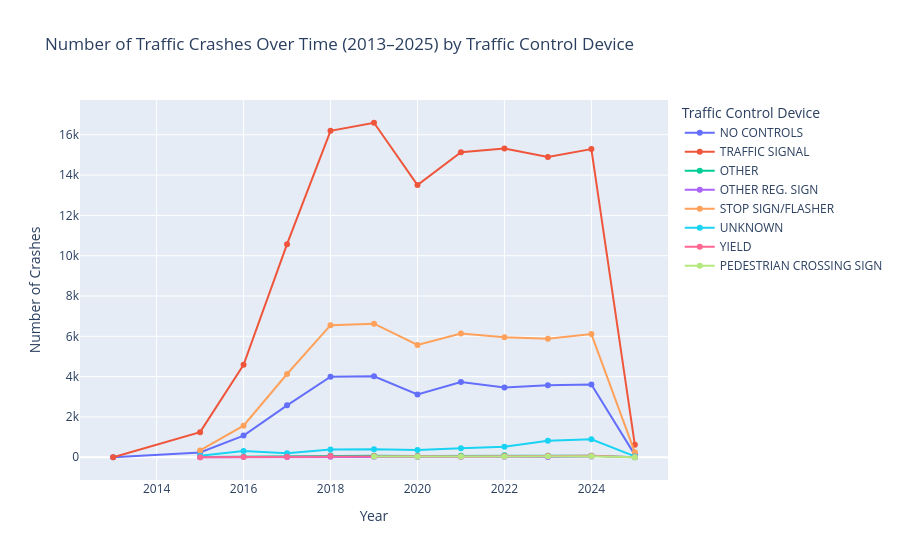

Notebook cell for this chart:
### Code cell
fig = px.line(yearly_device_top,
              x='year',
              y='crash_count',
              color='traffic_control_device',
              markers=True,  # Adds points for each year
              title='Number of Traffic Crashes Over Time (2013–2025) by Traffic Control Device',
              labels={'crash_count': 'Number of Crashes', 'year': 'Year'})

fig.update_layout(
    xaxis_title='Year',
    yaxis_title='Number of Crashes',
    legend_title='Traffic Control Device',
    hovermode='x unified'  # Shows all lines' values on hover
)

fig.show()

### Figure 1 — Plotly figure (JSON) as saved in the notebook; plotly's stock layout.template omitted (floating-point values rounded to 4 significant figures)
{"data": [{"hovertemplate": "traffic_control_device=NO CONTROLS<br>Year=%{x}<br>Number of Crashes=%{y}<extra></extra>", "legendgroup": "NO CONTROLS", "line": {"color": "#636efa", "dash": "solid"}, "marker": {"symbol": "circle"}, "mode": "lines+markers", "name": "NO CONTROLS", "orientation": "v", "showlegend": true, "type": "scatter", "x": [2013, 2015, 2016, 2017, 2018, 2019, 2020, 2021, 2022, 2023, 2024, 2025], "xaxis": "x", "y": [1, 234, 1076, 2576, 3993, 4014, 3118, 3732, 3467, 3571, 3607, 119], "yaxis": "y"}, {"hovertemplate": "traffic_control_device=TRAFFIC SIGNAL<br>Year=%{x}<br>Number of Crashes=%{y}<extra></extra>", "legendgroup": "TRAFFIC SIGNAL", "line": {"color": "#EF553B", "dash": "solid"}, "marker": {"symbol": "circle"}, "mode": "lines+markers", "name": "TRAFFIC SIGNAL", "orientation": "v", "showlegend": true, "type": "scatter", "x": [2013, 2015, 2016, 2017, 2018, 2019, 2020, 2021, 2022, 2023, 2024, 2025], "xaxis": "x", "y": [1, 1247, 4584, 10571, 16198, 16596, 13504, 15132, 15313, 14892, 15290, 616], "yaxis": "y"}, {"hovertemplate": "traffic_control_device=OTHER<br>Year=%{x}<br>Number of Crashes=%{y}<extra></extra>", "legendgroup": "OTHER", "line": {"color": "#00cc96", "dash": "solid"}, "marker": {"symbol": "circle"}, "mode": "lines+markers", "name": "OTHER", "orientation": "v", "showlegend": true, "type": "scatter", "x": [2015, 2016, 2017, 2018, 2019, 2020, 2021, 2022, 2023, 2024, 2025], "xaxis": "x", "y": [10, 32, 61, 83, 80, 68, 80, 97, 76, 76, 7], "yaxis": "y"}, {"hovertemplate": "traffic_control_device=OTHER REG. SIGN<br>Year=%{x}<br>Number of Crashes=%{y}<extra></extra>", "legendgroup": "OTHER REG. SIGN", "line": {"color": "#ab63fa", "dash": "solid"}, "marker": {"symbol": "circle"}, "mode": "lines+markers", "name": "OTHER REG. SIGN", "orientation": "v", "showlegend": true, "type": "scatter", "x": [2015, 2017, 2018, 2019, 2020, 2021, 2022, 2023, 2024], "xaxis": "x", "y": [1, 17, 20, 29, 13, 20, 26, 19, 36], "yaxis": "y"}, {"hovertemplate": "traffic_control_device=STOP SIGN/FLASHER<br>Year=%{x}<br>Number of Crashes=%{y}<extra></extra>", "legendgroup": "STOP SIGN/FLASHER", "line": {"color": "#FFA15A", "dash": "solid"}, "marker": {"symbol": "circle"}, "mode": "lines+markers", "name": "STOP SIGN/FLASHER", "orientation": "v", "showlegend": true, "type": "scatter", "x": [2015, 2016, 2017, 2018, 2019, 2020, 2021, 2022, 2023, 2024, 2025], "xaxis": "x", "y": [342, 1568, 4131, 6553, 6627, 5573, 6142, 5960, 5885, 6111, 247], "yaxis": "y"}, {"hovertemplate": "traffic_control_device=UNKNOWN<br>Year=%{x}<br>Number of Crashes=%{y}<extra></extra>", "legendgroup": "UNKNOWN", "line": {"color": "#19d3f3", "dash": "solid"}, "marker": {"symbol": "circle"}, "mode": "lines+markers", "name": "UNKNOWN", "orientation": "v", "showlegend": true, "type": "scatter", "x": [2015, 2016, 2017, 2018, 2019, 2020, 2021, 2022, 2023, 2024, 2025], "xaxis": "x", "y": [75, 313, 198, 383, 401, 358, 442, 523, 825, 896, 41], "yaxis": "y"}, {"hovertemplate": "traffic_control_device=YIELD<br>Year=%{x}<br>Number of Crashes=%{y}<extra></extra>", "legendgroup": "YIELD", "line": {"color": "#FF6692", "dash": "solid"}, "marker": {"symbol": "circle"}, "mode": "lines+markers", "name": "YIELD", "orientation": "v", "showlegend": true, "type": "scatter", "x": [2015, 2016, 2017, 2018, 2019, 2020, 2021, 2022, 2023, 2024, 2025], "xaxis": "x", "y": [1, 15, 32, 58, 59, 50, 39, 61, 77, 72, 4], "yaxis": "y"}, {"hovertemplate": "traffic_control_device=PEDESTRIAN CROSSING SIGN<br>Year=%{x}<br>Number of Crashes=%{y}<extra></extra>", "legendgroup": "PEDESTRIAN CROSSING SIGN", "line": {"color": "#B6E880", "dash": "solid"}, "marker": {"symbol": "circle"}, "mode": "lines+markers", "name": "PEDESTRIAN CROSSING SIGN", "orientation": "v", "showlegend": true, "type": "scatter", "x": [2019, 2020, 2021, 2022, 2023, 2024, 2025], "xaxis": "x", "y": [43, 28, 36, 41, 45, 53, 1], "yaxis": "y"}], "layout": {"hovermode": "x unified", "legend": {"title": {"text": "Traffic Control Device"}, "tracegroupgap": 0}, "title": {"text": "Number of Traffic Crashes Over Time (2013–2025) by Traffic Control Device"}, "xaxis": {"anchor": "y", "domain": [0, 1], "title": {"text": "Year"}}, "yaxis": {"anchor": "x", "domain": [0, 1], "title": {"text": "Number of Crashes"}}}}
